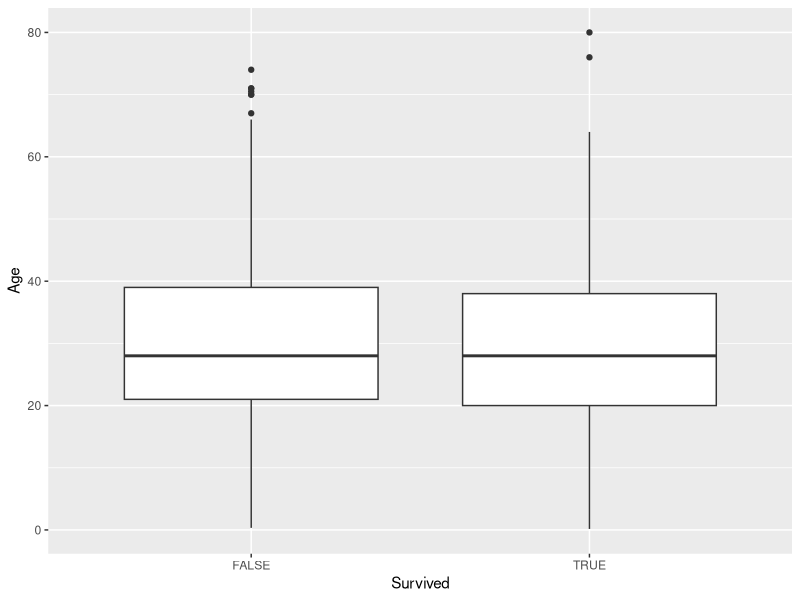
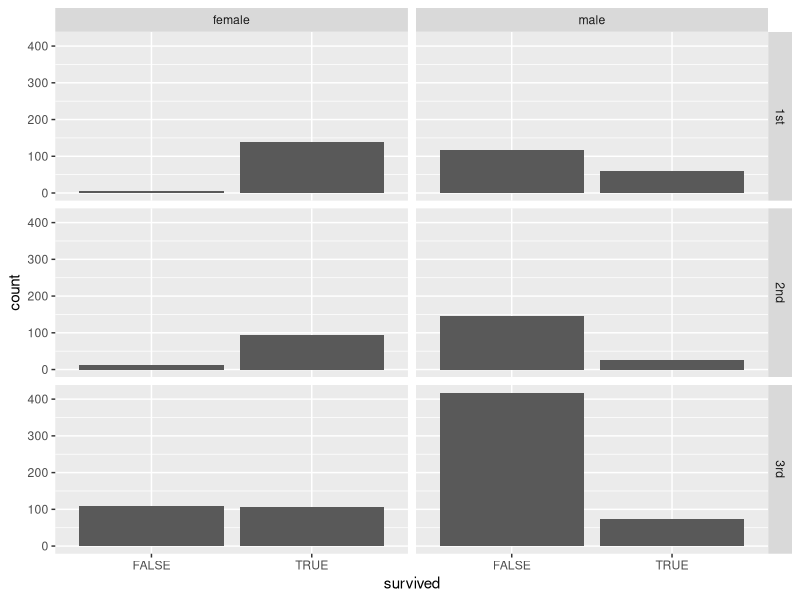

R code for these plots, in order:
library(ggplot2)
library(dplyr)
library(tidyr)
library(readr)
titanic <- read.csv("titanic.csv")
titanic <- titanic |>
mutate(survived = as.logical(survived))

titanic <- titanic |>
  mutate(accompanied = (sibsp + parch) > 0)

ggplot(titanic, aes(x = survived, y = age)) +
  geom_boxplot() +
  labs(
    x = "Survived",
    y = "Age"
  )

model_binary <- glm(
  survived ~ pclass + sex + age + accompanied,
  data = titanic,
  family = binomial(link = "logit")
)

summary(model_binary)

ggplot(titanic, aes(x = survived)) +
  geom_bar() +
  facet_grid(pclass ~ sex)
